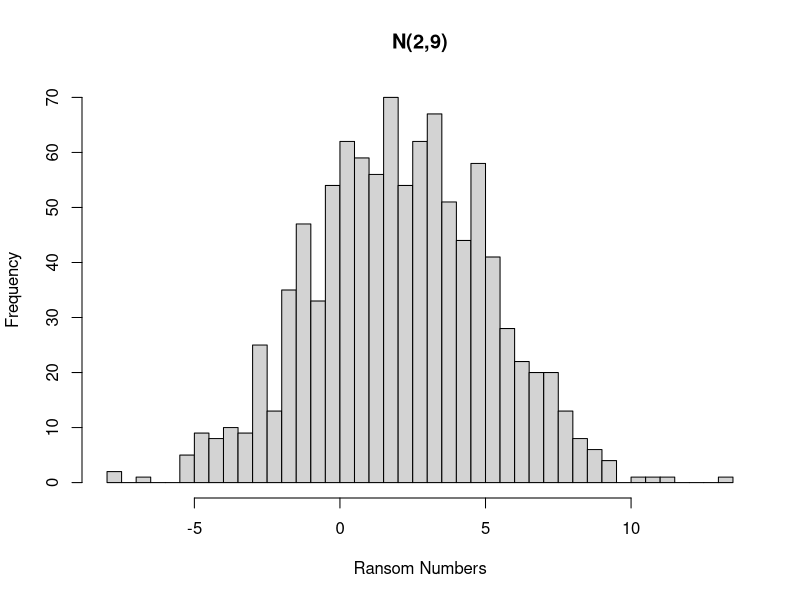
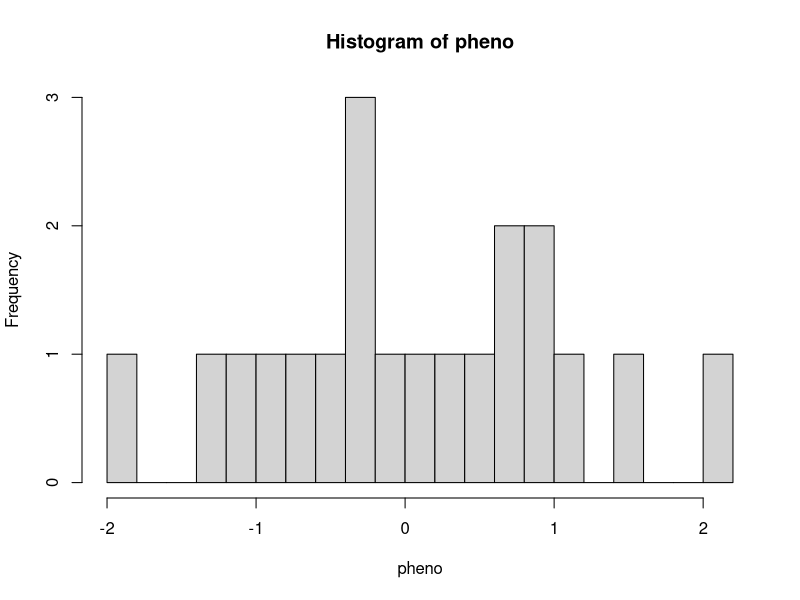
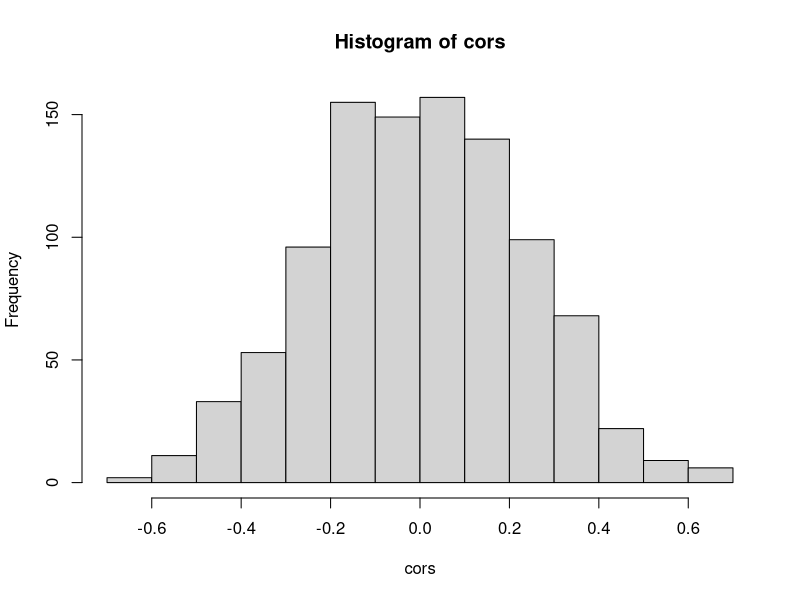
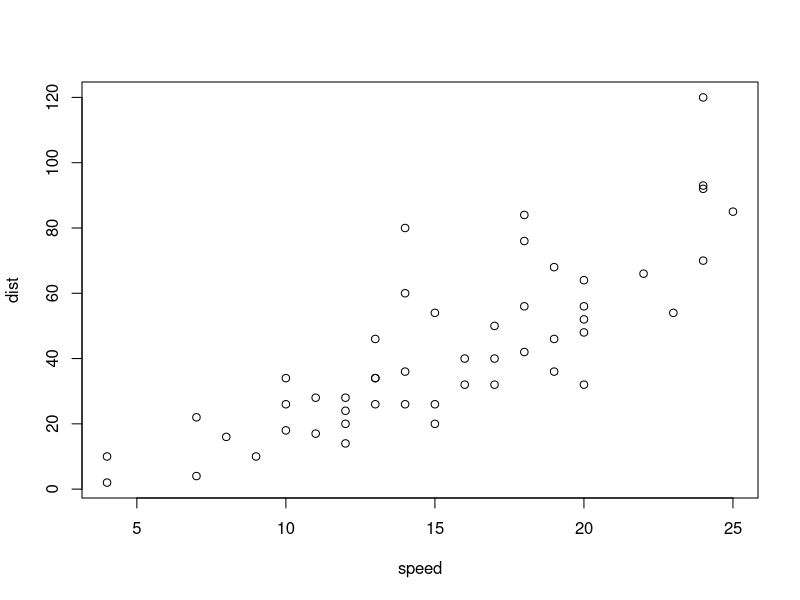

These charts were generated, in order, by the following R code:
## ---- chunk 1
x=rnorm(1000, mean=2, sd=3)
hist(x, main="N(2,9)", xlab="Ransom Numbers", nclass=50)
## ---- chunk 2
pheno=rnorm(20)
hist(pheno, nclass=20)
## ---- chunk 3
genes=matrix(rnorm(1000*20), nrow=1000, ncol=20)
genes[1:5]
## ---- chunk 4
x=t(genes)
cors=cor(x, pheno)
hist(cors)
## ---- chunk 5
summary(cars)
## ---- chunk 6
plot(cars)
## ---- chunk 7
sessionInfo()
